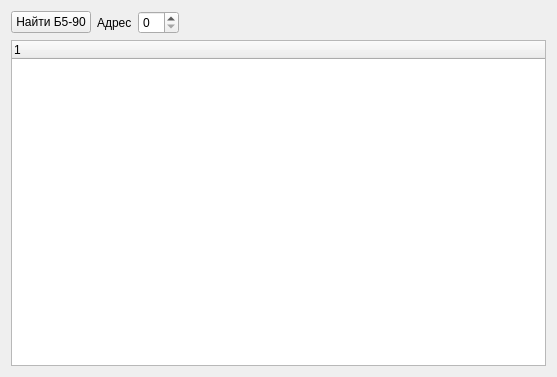
<?xml version="1.0" encoding="UTF-8"?>
<ui version="4.0">
 <class>B590</class>
 <widget class="QWidget" name="B590">
  <property name="geometry">
   <rect>
    <x>0</x>
    <y>0</y>
    <width>557</width>
    <height>377</height>
   </rect>
  </property>
  <property name="sizePolicy">
   <sizepolicy hsizetype="Fixed" vsizetype="Expanding">
    <horstretch>0</horstretch>
    <verstretch>0</verstretch>
   </sizepolicy>
  </property>
  <property name="windowTitle">
   <string>Frame</string>
  </property>
  <layout class="QVBoxLayout" name="verticalLayout">
   <item>
    <layout class="QHBoxLayout" name="find_layout">
     <item>
      <widget class="QPushButton" name="btn_find_devices">
       <property name="text">
        <string>Найти Б5-90</string>
       </property>
      </widget>
     </item>
     <item>
      <widget class="QLabel" name="label">
       <property name="text">
        <string>Адрес</string>
       </property>
      </widget>
     </item>
     <item>
      <widget class="QSpinBox" name="sb_address"/>
     </item>
     <item>
      <spacer name="horizontalSpacer">
       <property name="orientation">
        <enum>Qt::Horizontal</enum>
       </property>
       <property name="sizeHint" stdset="0">
        <size>
         <width>40</width>
         <height>20</height>
        </size>
       </property>
      </spacer>
     </item>
    </layout>
   </item>
   <item>
    <layout class="QHBoxLayout" name="horizontalLayout">
     <item>
      <widget class="QTreeWidget" name="tw_fram">
       <property name="sizePolicy">
        <sizepolicy hsizetype="Minimum" vsizetype="Expanding">
         <horstretch>0</horstretch>
         <verstretch>0</verstretch>
        </sizepolicy>
       </property>
       <column>
        <property name="text">
         <string notr="true">1</string>
        </property>
       </column>
      </widget>
     </item>
     <item>
      <layout class="QVBoxLayout" name="hex_layout"/>
     </item>
    </layout>
   </item>
  </layout>
 </widget>
 <resources/>
 <connections/>
</ui>
